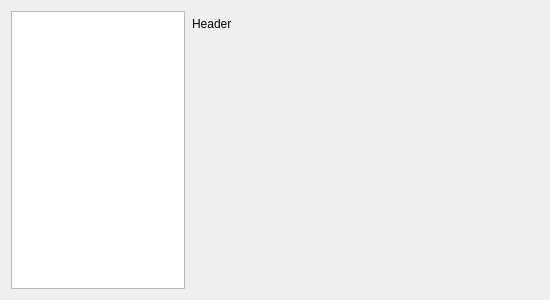
<?xml version="1.0" encoding="UTF-8"?>
<ui version="4.0">
 <class>tree_form</class>
 <widget class="QWidget" name="tree_form">
  <property name="geometry">
   <rect>
    <x>0</x>
    <y>0</y>
    <width>550</width>
    <height>300</height>
   </rect>
  </property>
  <property name="windowTitle">
   <string>Form</string>
  </property>
  <layout class="QHBoxLayout" name="horizontalLayout_2">
   <item>
    <widget class="QTreeWidget" name="items">
     <property name="sizePolicy">
      <sizepolicy hsizetype="Maximum" vsizetype="Expanding">
       <horstretch>1</horstretch>
       <verstretch>0</verstretch>
      </sizepolicy>
     </property>
     <property name="alternatingRowColors">
      <bool>true</bool>
     </property>
     <property name="rootIsDecorated">
      <bool>true</bool>
     </property>
     <property name="uniformRowHeights">
      <bool>false</bool>
     </property>
     <property name="allColumnsShowFocus">
      <bool>false</bool>
     </property>
     <property name="headerHidden">
      <bool>true</bool>
     </property>
     <column>
      <property name="text">
       <string notr="true">1</string>
      </property>
     </column>
    </widget>
   </item>
   <item>
    <widget class="QWidget" name="widget" native="true">
     <property name="sizePolicy">
      <sizepolicy hsizetype="Expanding" vsizetype="Preferred">
       <horstretch>2</horstretch>
       <verstretch>0</verstretch>
      </sizepolicy>
     </property>
     <property name="minimumSize">
      <size>
       <width>200</width>
       <height>0</height>
      </size>
     </property>
     <layout class="QVBoxLayout" name="verticalLayout">
      <property name="spacing">
       <number>5</number>
      </property>
      <property name="margin">
       <number>1</number>
      </property>
      <item>
       <layout class="QHBoxLayout" name="horizontalLayout">
        <item>
         <widget class="QLabel" name="header">
          <property name="text">
           <string>Header</string>
          </property>
         </widget>
        </item>
        <item>
         <widget class="QToolButton" name="icon">
          <property name="text">
           <string/>
          </property>
          <property name="autoRaise">
           <bool>true</bool>
          </property>
         </widget>
        </item>
       </layout>
      </item>
      <item>
       <widget class="QStackedWidget" name="pages">
        <property name="sizePolicy">
         <sizepolicy hsizetype="Preferred" vsizetype="Maximum">
          <horstretch>0</horstretch>
          <verstretch>0</verstretch>
         </sizepolicy>
        </property>
        <property name="currentIndex">
         <number>-1</number>
        </property>
       </widget>
      </item>
      <item>
       <layout class="QVBoxLayout" name="widget_layout"/>
      </item>
      <item>
       <spacer name="verticalSpacer">
        <property name="orientation">
         <enum>Qt::Vertical</enum>
        </property>
        <property name="sizeHint" stdset="0">
         <size>
          <width>20</width>
          <height>153</height>
         </size>
        </property>
       </spacer>
      </item>
     </layout>
    </widget>
   </item>
  </layout>
 </widget>
 <resources/>
 <connections/>
</ui>
